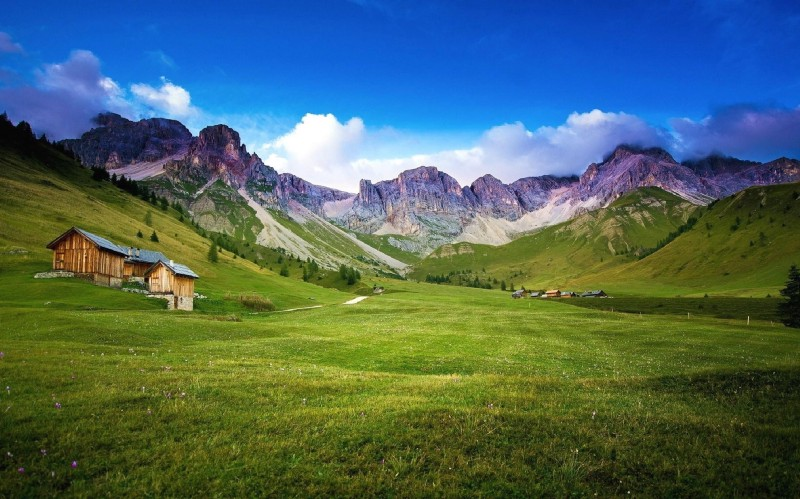
%> input picture nature.jpg, 800 x 499 px
$ octave imageRotation.m   (GNU Octave 9; MATLAB toolbox functions it lacks are replaced by stand-ins)
%> lines starting %> are read from the running program, lines starting %| are printed output that depends on the picture
% Program         : Pengolahan Image Rotation pada Matlab
% Tanggal         : 30 November 2018
% Author          : Farhan Alfariqi
% Tugas           : Study Group MM

% Membaca data Gambar
image1 = imread('nature.jpg');
%> image1 is the input picture: size 499x800x3 uint8; mean R, G, B 77.5, 103.6, 96.8
% Memutar Gambar senilai 30 Derajat
image2 = imrotate(image1, 30, 'bilinear');
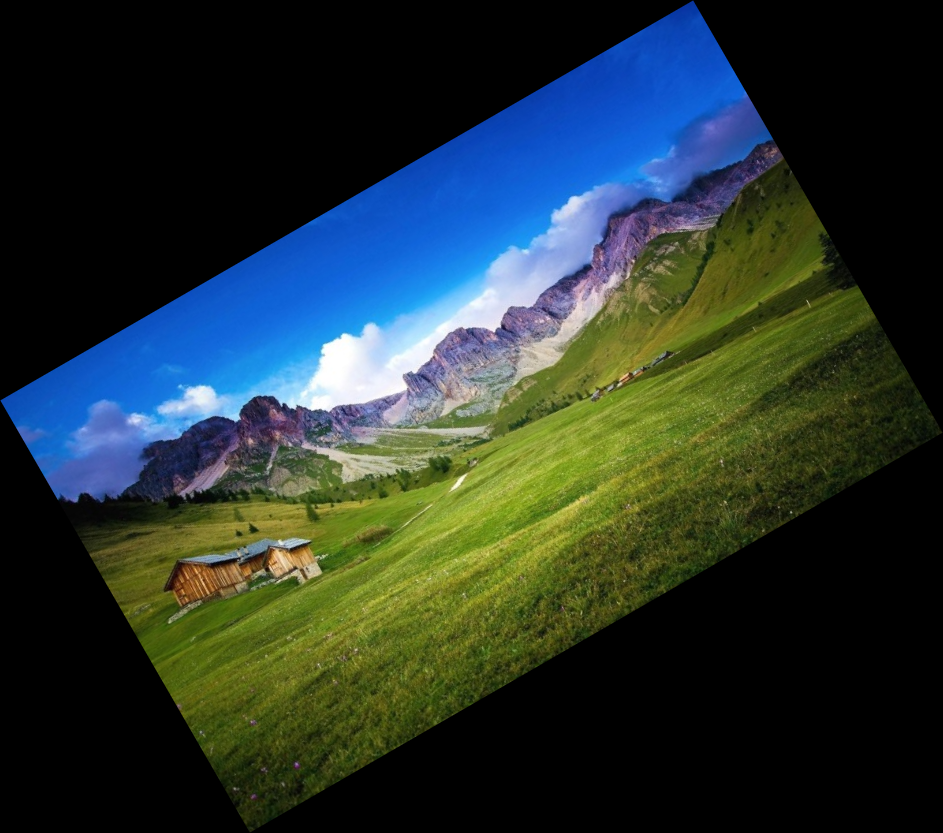
%> image2: size 833x943x3 uint8; mean R, G, B 39.4, 52.7, 49.2
% Memutar Gambar senilai 90 Derajat
image3 = imrotate(image1, 90, 'bilinear');
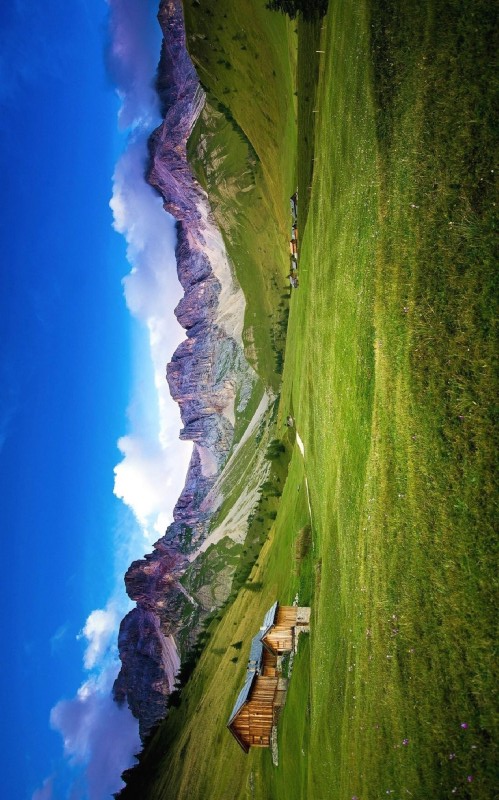
%> image3: size 800x499x3 uint8; mean R, G, B 77.5, 103.6, 96.8; mean of the top-left, top-right, bottom-left and bottom-right quarters 113.1, 66.4, 114.3, 76.8
% Memutar Gambar senilai 180 Derajat
image4 = imrotate(image1, 180, 'bilinear');
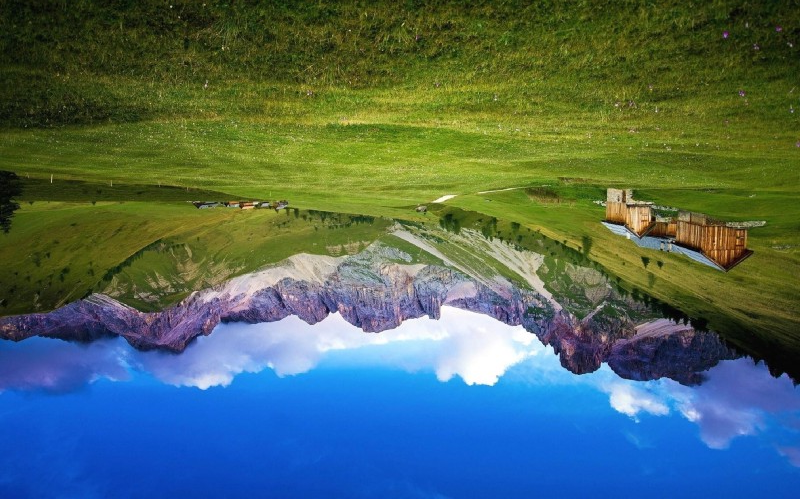
%> image4: size 499x800x3 uint8; mean R, G, B 77.5, 103.6, 96.8; mean of the top-left, top-right, bottom-left and bottom-right quarters 66.4, 76.7, 113, 114.3
subplot(1,4,1), imshow(image1), title('Original');
subplot(1,4,2), imshow(image2), title('30 Degrees Rotate');
subplot(1,4,3), imshow(image3), title('90 Degrees Rotate');
subplot(1,4,4), imshow(image4), title('180 Degrees Rotate');

$ run again, with manhattan.jpg copied over nature.jpg
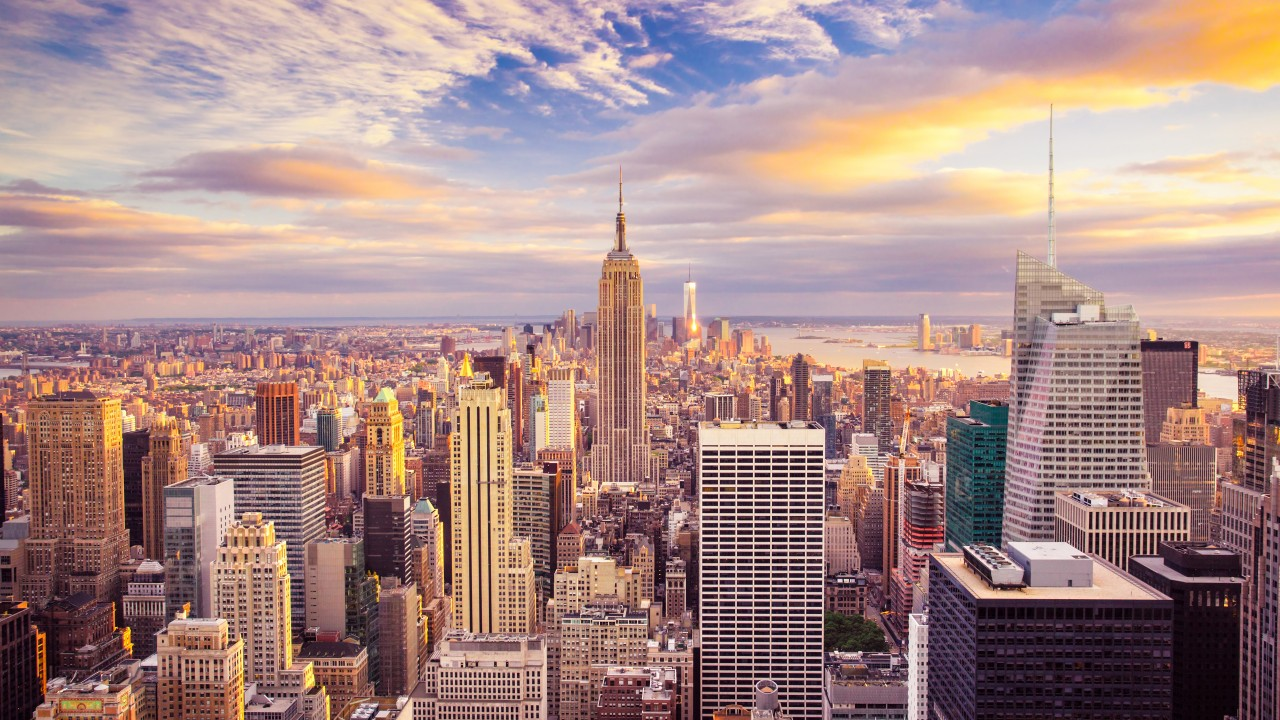
%> input picture manhattan.jpg, 1280 x 720 px
%> image1 is the input picture: size 720x1280x3 uint8; mean R, G, B 167.3, 137.9, 135.2
%> `image4 = imrotate(image1, 180, 'bilinear');`:
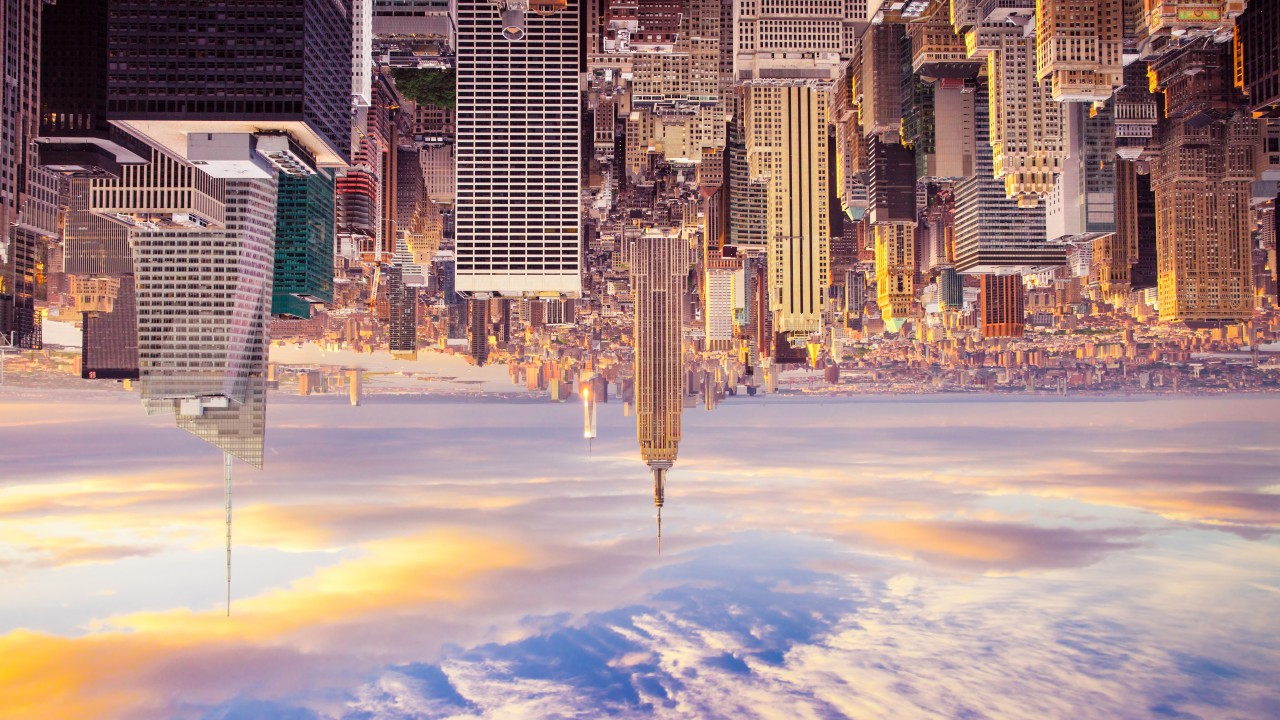
%> image4: size 720x1280x3 uint8; mean R, G, B 167.3, 137.9, 135.2; mean of the top-left, top-right, bottom-left and bottom-right quarters 102.1, 116.2, 187.7, 181.3
%> `title('180 Degrees Rotate')`:
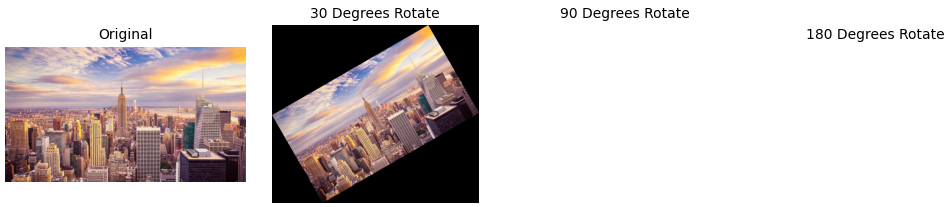
%> figure redrawn from the program's plot data, 4 panels
